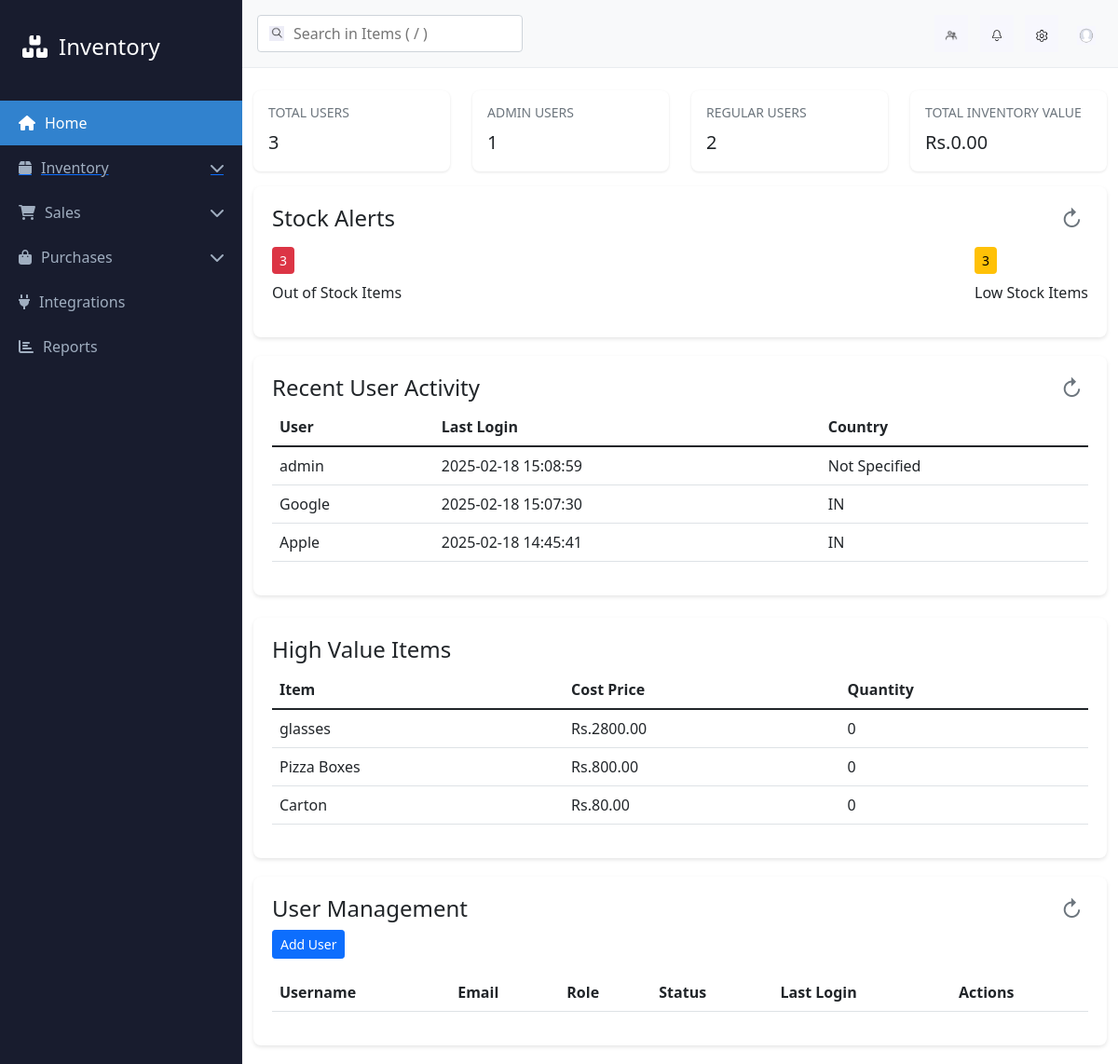
The app's page /admin/dashboard (signed in), older data.
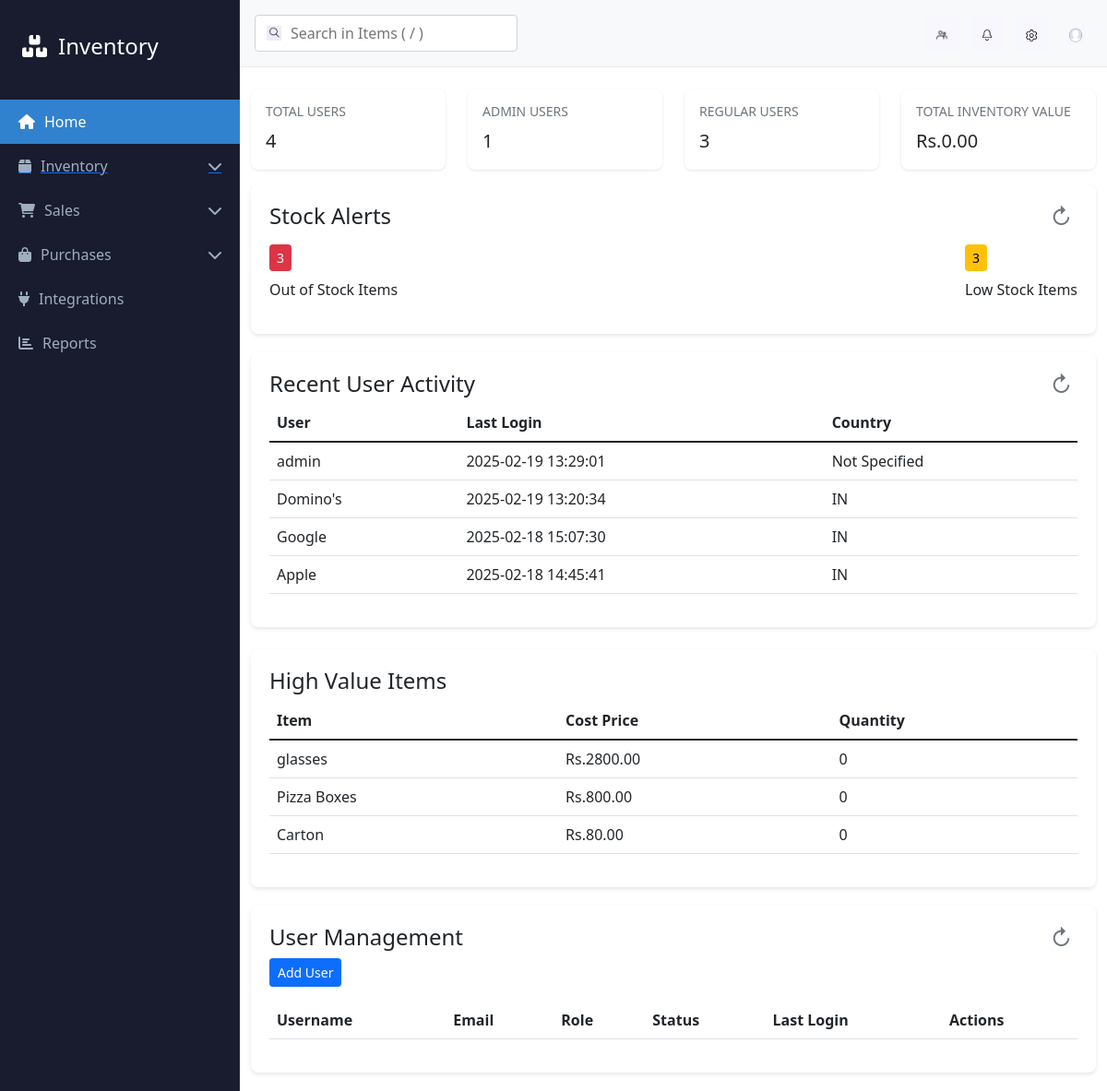
The same page, newer data.
### app.py (models this page shows, shortened)
class User(db.Model, UserMixin):
    __tablename__ = "user"
    id = db.Column(db.Integer, primary_key=True)
    username = db.Column(db.String(100))
    email = db.Column(db.String(100))
    password_hash = db.Column(db.String(200))
    phone = db.Column(db.String(20))
    country = db.Column(db.String(100))
    state = db.Column(db.String(100))
    role = db.Column(db.String(100), default="user")
    last_login = db.Column(db.DateTime, default=datetime.utcnow)

class Item(db.Model):
    id = db.Column(db.Integer, primary_key=True)
    name = db.Column(db.String(100), nullable=False)
    sku = db.Column(db.String(50))
    unit = db.Column(db.String(20), nullable=False)
    returnable = db.Column(db.Boolean, default=True)
    selling_price = db.Column(db.Float)
    cost_price = db.Column(db.Float)
    tax_rate = db.Column(db.Float)
    quantity_in_hand = db.Column(db.Integer, default=0)
    quantity_to_receive = db.Column(db.Integer, default=0)
    reorder_point = db.Column(db.Integer, default=10)

### app.py (the view)
@app.route('/admin/dashboard')
@login_required
@admin_required
def admin_dashboard():
    total_users = User.query.count()
    admin_users = User.query.filter_by(role="admin").count()
    regular_users = User.query.filter_by(role="user").count()
    recent_users = [
        {
            'username': user.username,
            'last_login': user.last_login.strftime('%Y-%m-%d %H:%M:%S'),
            'email': user.email,
            'country': user.country
        }
        for user in User.query.order_by(User.last_login.desc()).limit(5).all()
    ]
    total_items = Item.query.count()
    total_inventory_value = db.session.query(
        func.sum(case((Item.cost_price.isnot(None),
                      Item.quantity_in_hand * Item.cost_price), else_=0))
    ).scalar() or 0
    low_stock_items = Item.query.filter(Item.quantity_in_hand <= Item.reorder_point).count()
    out_of_stock_items = Item.query.filter(Item.quantity_in_hand == 0).count()
    high_value_items = [
        {
            'name': item.name,
            'cost_price': float(item.cost_price) if item.cost_price else 0,
            'quantity': item.quantity_in_hand
        }
        for item in Item.query.filter(
            Item.cost_price.isnot(None)
        ).order_by(Item.cost_price.desc()).limit(5).all()
    ]
    user_by_country = [
        {
            'country': country or 'Not Specified',
            'count': count
        }
        for country, count in db.session.query(
            User.country,
            func.count(User.id).label('count')
        ).group_by(User.country).all()
    ]
    price_ranges = [
        (0, 100, '0-100'),
        (101, 500, '101-500'),
        (501, 1000, '501-1000'),
        (1001, float('inf'), '1000+')
    ]
    price_distribution = []
    for min_price, max_price, label in price_ranges:
        count = Item.query.filter(
            Item.selling_price >= min_price,
            Item.selling_price <= max_price if max_price != float('inf') else Item.selling_price > min_price
        ).count()
        price_distribution.append({'range': label, 'count': count})
    return render_template(
        "admin_dashboard.html",
        total_users=total_users,
        admin_users=admin_users,
        regular_users=regular_users,
        recent_users=recent_users,
        total_items=total_items,
        total_inventory_value=total_inventory_value,
        low_stock_items=low_stock_items,
        out_of_stock_items=out_of_stock_items,
        high_value_items=high_value_items,
        user_by_country=user_by_country,
        price_distribution=price_distribution
    )

### app.py (called while the page is built)
def admin_required(f):
    @wraps(f)
    def decorated_function(*args, **kwargs):
        if not current_user.is_authenticated:
            flash("Please login to access this page.", "error")
            return redirect(url_for("loginFunction"))
        if current_user.role != "admin":
            flash("Access denied: Admin privileges required for this operation.", "error")
            return redirect(url_for("dashboard"))
        return f(*args, **kwargs)
    return decorated_function

@login_manager.user_loader
def load_user(user_id):
    return db.session.get(User, int(user_id))

### templates/admin_dashboard.html (shortened to what the changed rows need)
<!DOCTYPE html>
<html lang="en">
<head>
    <link href="https://cdn.jsdelivr.net/npm/bootstrap@5.1.3/dist/css/bootstrap.min.css" rel="stylesheet">
    <link href="https://cdnjs.cloudflare.com/ajax/libs/font-awesome/6.0.0/css/all.min.css" rel="stylesheet">
</head>
<body>
    <div class="app-container">
        <main class="main-content">
            <div class="container-fluid mt-4">
                <div class="row">
                    <div class="col-md-3">
                        <div class="stat-card" id="totalUsersCard">
                            <h3>TOTAL USERS</h3>
                            <p>{{ total_users }}</p>
                        </div>
                    </div>
                    <div class="col-md-3">
                        <div class="stat-card" id="regularUsersCard">
                            <h3>REGULAR USERS</h3>
                            <p>{{ regular_users }}</p>
                        </div>
                    </div>
                </div>
                <div class="col-md-6" style="width: 100%;">
                    <div class="dashboard-card">
                        <div class="recent-activity">
                            <table class="table table-hover" id="recentActivityTable">
                                <thead>
                                    <tr>
                                        <th>User</th>
                                        <th>Last Login</th>
                                        <th>Country</th>
                                    </tr>
                                </thead>
                                <tbody>
                                    {% for user in recent_users %}
                                    <tr>
                                        <td>{{ user.username }}</td>
                                        <td>{{ user.last_login }}</td>
                                        <td>{{ user.country or 'Not Specified' }}</td>
                                    </tr>
                                    {% endfor %}
                                </tbody>
                            </table>
                        </div>
                    </div>
                </div>
                <div class="row mt-4">
                    <div class="col-md-12">
                        <div class="dashboard-card">
                            <div class="table-responsive">
                                <table class="table table-hover" id="highValueTable">
                                    <thead>
                                        <tr>
                                            <th>Item</th>
                                            <th>Cost Price</th>
                                            <th>Quantity</th>
                                        </tr>
                                    </thead>
                                    <tbody>
                                        {% for item in high_value_items %}
                                        <tr>
                                            <td>{{ item.name }}</td>
                                            <td>Rs.{{ "%.2f"|format(item.cost_price) }}</td>
                                            <td>{{ item.quantity }}</td>
                                        </tr>
                                        {% endfor %}
                                    </tbody>
                                </table>
                            </div>
                        </div>
                    </div>
                </div>
                <div class="col-md-12">
                    <div class="dashboard-card">
                        <div class="table-responsive">
                            <table class="table table-hover" id="userManagementTable">
                                <thead>
                                    <tr>
                                        <th>Username</th>
                                        <th>Email</th>
                                        <th>Role</th>
                                        <th>Status</th>
                                        <th>Last Login</th>
                                        <th>Actions</th>
                                    </tr>
                                </thead>
                            </table>
                        </div>
                    </div>
                </div>
            </div>
        </main>
    </div>

Row changes from the older to the newer data that the page shows:
changed User "admin": last_login "2025-02-18 15:08:59" → "2025-02-19 13:29:01"
added User: username "Domino's", last_login "2025-02-19 13:20:34", country "IN"
Text that changed along with them:
{{ total_users }}: "3" → "4"
{{ regular_users }}: "2" → "3"
